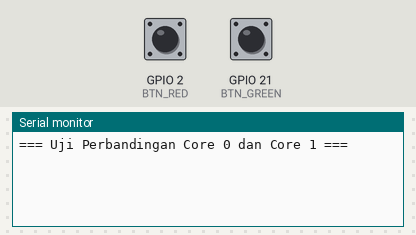
A sketch run on a simulated ESP32. On the bench: the last lines printed to the serial monitor. Inputs (shaded band) come from the test bench; at power-on: GPIO 2 (BTN_RED) HIGH, GPIO 21 (BTN_GREEN) HIGH.

Above: at 1.2 s.
1.3 s: GPIO 2 (BTN_RED) pulled LOW for 0.15 s
At 2.4 s:
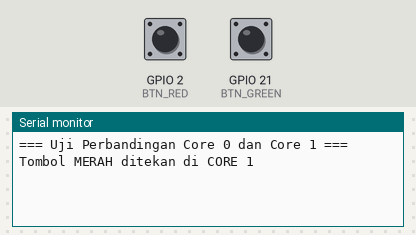
2.9 s: GPIO 21 (BTN_GREEN) pulled LOW for 0.15 s
At 3.6 s:
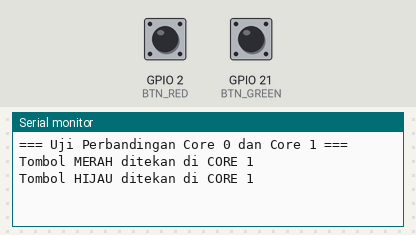

The sketch:

Button.ino
```cpp
#define BTN_RED   2
#define BTN_GREEN 21

TaskHandle_t TaskCore0;
TaskHandle_t TaskCore1;

void setup() {
  Serial.begin(115200);

  pinMode(BTN_RED, INPUT_PULLUP);
  pinMode(BTN_GREEN, INPUT_PULLUP);

  Serial.println("=== Uji Perbandingan Core 0 dan Core 1 ===");

  xTaskCreatePinnedToCore(
    taskButtonRed,
    "TaskRed",
    10000,
    NULL,
    1,
    &TaskCore0,
    0
  );

  xTaskCreatePinnedToCore(
    taskButtonGreen,
    "TaskGreen",
    10000,
    NULL,
    1,
    &TaskCore1,
    1
  );
}

void loop() {
}

void taskButtonRed(void *pvParameters) {
  for (;;) {
    if (digitalRead(BTN_RED) == LOW) {
      Serial.print("Tombol MERAH ditekan di CORE ");
      Serial.println(xPortGetCoreID());
      delay(300);
    }
    vTaskDelay(10 / portTICK_PERIOD_MS);
  }
}

void taskButtonGreen(void *pvParameters) {
  for (;;) {
    if (digitalRead(BTN_GREEN) == LOW) {
      Serial.print("Tombol HIJAU ditekan di CORE ");
      Serial.println(xPortGetCoreID());
      delay(300);
    }
    vTaskDelay(10 / portTICK_PERIOD_MS);
  }
}
```

Measured:
- after the input at 1.3 s, the serial monitor: prints a new line at once (image 1)
- after the input at 2.9 s, the serial monitor: prints a new line at once (image 2)
